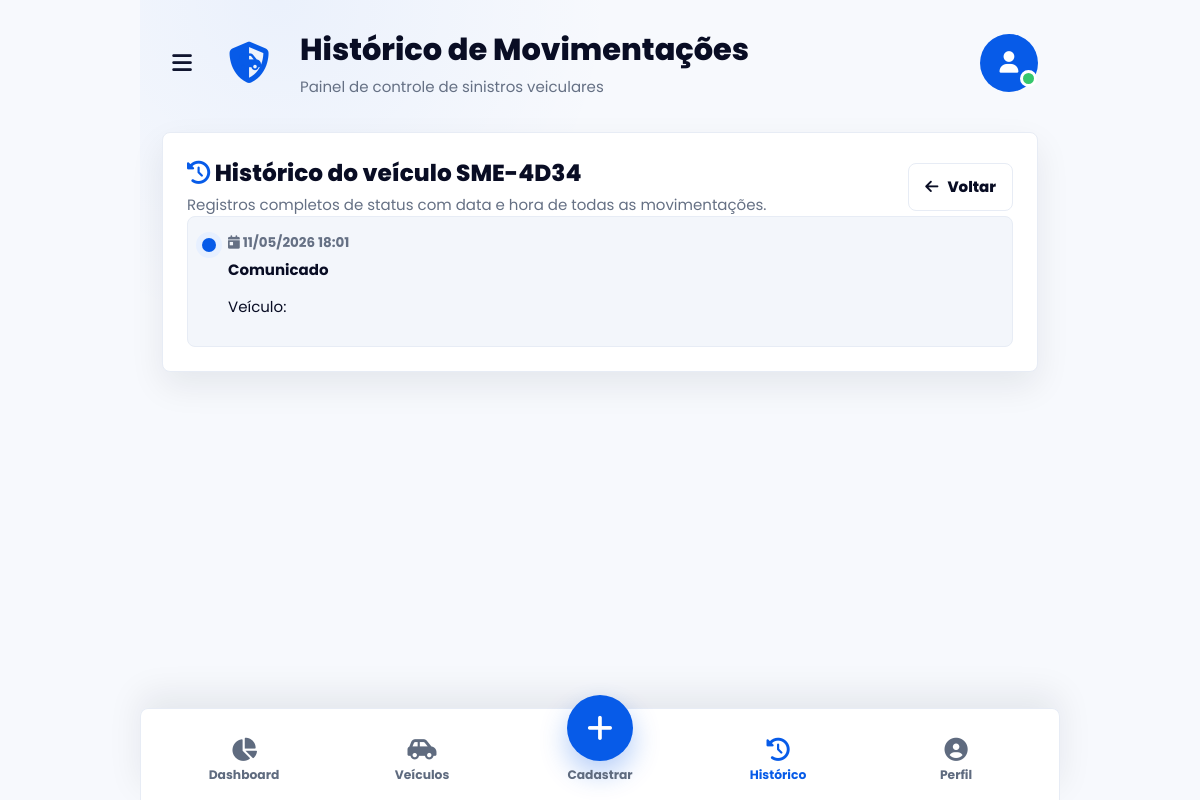
Screenshot of /historico.php?id=58 with the database file from the repository.
### tables this page shows
CREATE TABLE IF NOT EXISTS `veiculos` (
  `id` INT UNSIGNED AUTO_INCREMENT PRIMARY KEY,
  `placa` VARCHAR(8) NOT NULL UNIQUE,
  `proprietario` VARCHAR(120) NOT NULL,
  `condutor` VARCHAR(120) NOT NULL,
  `cidade` VARCHAR(120) NOT NULL,
  `processo` VARCHAR(50) NOT NULL,
  `data_acionamento` DATE NOT NULL,
  `tipo_veiculo` VARCHAR(16) NOT NULL,
  `criado_em` DATETIME NOT NULL DEFAULT CURRENT_TIMESTAMP
);

CREATE TABLE IF NOT EXISTS `status_log` (
  `id` INT UNSIGNED AUTO_INCREMENT PRIMARY KEY,
  `veiculo_id` INT UNSIGNED NOT NULL,
  `status` VARCHAR(64) NOT NULL,
  `data_hora` DATETIME NOT NULL DEFAULT CURRENT_TIMESTAMP,
  FOREIGN KEY (`veiculo_id`) REFERENCES `veiculos`(`id`) ON DELETE CASCADE
);

### historico.php (the view, shortened to what this page needs)
<?php
require 'db_connect.php';
include 'includes/header.php';
$id = filter_input(INPUT_GET, 'id', FILTER_VALIDATE_INT);
$timeline = [];
$veiculo = null;
if ($id) {
    $stmt = $pdo->prepare('SELECT * FROM veiculos WHERE id = ?');
    $stmt->execute([$id]);
    $veiculo = $stmt->fetch();
}
if ($veiculo) {
    $stmt = $pdo->prepare('SELECT * FROM status_log WHERE veiculo_id = ? ORDER BY data_hora DESC');
    $stmt->execute([$id]);
    $timeline = $stmt->fetchAll();
} else {
    $stmt = $pdo->query('SELECT sl.*, v.placa, v.processo FROM status_log sl JOIN veiculos v ON v.id = sl.veiculo_id ORDER BY sl.data_hora DESC');
    $timeline = $stmt->fetchAll();
}
function formatDateTime($datetime) {
    return date('d/m/Y H:i', strtotime($datetime));
}
?>
<section class="page-section history-section">
    <div class="panel-card history-card">
        <div class="panel-header">
            <div>
                <h3 class="panel-title"><i class="fas fa-clock-rotate-left"></i> Histórico <?php echo $veiculo ? 'do veículo ' . htmlspecialchars($veiculo['placa'], ENT_QUOTES, 'UTF-8') : ''; ?></h3>
                <p>Registros completos de status com data e hora de todas as movimentações.</p>
            </div>
            <div>
                <a href="index.php" class="btn btn-secondary"><i class="fas fa-arrow-left"></i> Voltar</a>
            </div>
        </div>
        <div class="timeline">
            <?php foreach ($timeline as $item): ?>
                <article class="timeline-item">
                    <div class="timeline-marker"></div>
                    <div class="timeline-content">
                        <span class="timeline-date"><i class="fas fa-calendar-day"></i> <?php echo formatDateTime($item['data_hora']); ?></span>
                        <h4><?php echo htmlspecialchars($item['status'], ENT_QUOTES, 'UTF-8'); ?></h4>
                        <p>Veículo: <strong><?php echo htmlspecialchars($item['placa'] ?? '', ENT_QUOTES, 'UTF-8'); ?></strong></p>
                    </div>
                </article>
            <?php endforeach; ?>
        </div>
    </div>
</section>
<?php include 'includes/footer.php'; ?>

### style.css (style rules this page uses)
:root { --bg: #f7f9fd; --surface: #ffffff; --surface-soft: #f3f6fb; --text: #090d24; --muted: #657084; --line: #e7ecf5; --primary: #075be8; --primary-dark: #044ac0; --danger: #ee1c35; --orange: #ff7a16; --purple: #4b22df; --green: #17a956; --shadow: 0 14px 34px rgba(17, 24, 39, 0.08); --radius: 8px; font-family: 'Poppins', Arial, sans-serif; }
* { box-sizing: border-box; }
html, body { margin: 0; min-height: 100%; background: var(--bg); color: var(--text); }
body { font-size: 15px; line-height: 1.45; }
a { color: inherit; text-decoration: none; }
.brand-copy p, .hello-row p, .create-card p, .vehicle-main p, .panel-header p, .section-header p { margin: 4px 0 0; color: var(--muted); }
.home-screen, .page-section { display: grid; gap: 22px; }
.hello-row, .section-header, .panel-header, .table-topbar, .list-heading, .vehicle-topline { display: flex; align-items: center; justify-content: space-between; gap: 14px; }
.hello-row h2, .section-header h2, .panel-header h3, .list-heading h3 { margin: 0; color: var(--text); font-size: 1.45rem; font-weight: 800; }
.date-chip i, .list-heading i, .section-title i, .panel-title i { color: var(--primary); }
.panel-card, .form-card, .history-card, .table-card { padding: 24px; border: 1px solid var(--line); border-radius: var(--radius); background: var(--surface); box-shadow: var(--shadow); }
.btn, .icon-btn { min-height: 48px; display: inline-flex; align-items: center; justify-content: center; gap: 9px; padding: 0 16px; border: 1px solid transparent; border-radius: var(--radius); font-weight: 800; }
.btn-secondary { border-color: var(--line); background: #fff; color: var(--text); }
.delay-list, .process-summary, .numbers-grid, .timeline { display: grid; gap: 12px; padding: 0; margin: 0; list-style: none; }
.delay-list li, .process-item, .number-block, .timeline-item { display: flex; justify-content: space-between; gap: 12px; padding: 14px; border: 1px solid var(--line); border-radius: var(--radius); background: var(--surface-soft); }
.timeline-item { justify-content: flex-start; }
.timeline-marker { width: 14px; height: 14px; margin-top: 7px; border-radius: 50%; background: var(--primary); box-shadow: 0 0 0 6px #e7f0ff; flex: 0 0 auto; }
.timeline-date { color: var(--muted); font-size: 0.84rem; font-weight: 700; }
.timeline-content h4 { margin: 6px 0; }

### rows the page displays
veiculos: placa "SME-4D34"
status_log: data_hora "11/05/2026 18:01", status "Comunicado"

### other values shown
$pageTitle "Histórico de Movimentações"
